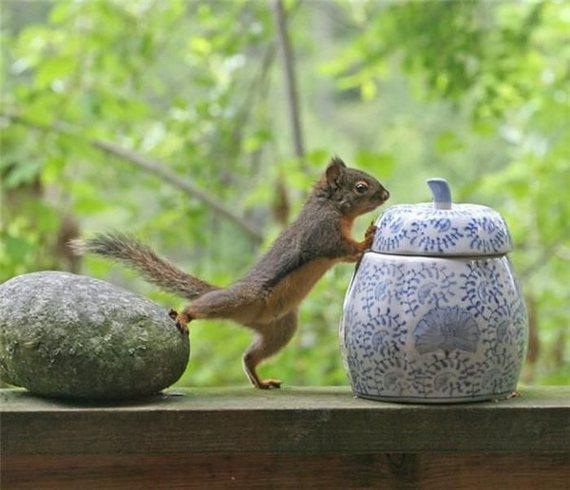
#> input picture 27082019/skimage/ardilla.jpg, 570 x 490 px
$ python 001130.py   (Python 2 division)   (older library calls are emulated)
#> lines starting #> are read from the running program, lines starting #| are printed output that depends on the picture
import numpy as np
from scipy.misc import imread, imsave, imresize
import matplotlib.pyplot as plt

a_array = np.array([1,2,3,4,5])    							# se crea un array de dimension 5 con numeros del 1 al 5
b_array = np.array([6,7,8,9,10])							# de igual forma se crea otro arreglo del 6 al 10
c_array = a_array + b_array									# se suman los arreglos, sumandose los elementos concidentes
d_array = a_array + 30										# se suma el array mas 30 sumandose cada elemento con 30
e_array = a_array * b_array									# al igual q sumando se multiplica cada elemento
f_array = a_array * 10										# y se multiplica como se suma con 30

total = 0													# dentro del video se usa el simbolo @, pero esta usando jupyter
for i in range(0,len(e_array)):								# notebook es pore so que para lograr lo mismo fue necesario crear
	total += e_array[i]										# un loop for para sumar la multiplicacion

#g_aaray = a_array  b_array
print c_array,"\n", d_array,"\n", e_array, "\n", f_array	# esta linea fue la de impresion de todo lo anterior
print total

photo = imread('skimage/ardilla.jpg')						# se llama a la foto ardilla
#> photo is the input picture: shape (490, 570, 3); mean R, G, B 131.2, 143.6, 98.2
plt.imshow(photo[:,:,0].T)									# y se usa la funcion de transposicion .T
plt.show()
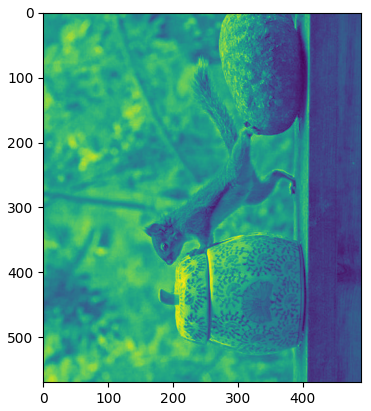
#> figure drawn by matplotlib, 1 panel

x = np.array([2,1,4,3,5])									# se crea un arreglo del 1 al 5 en desorden
y = np.sort(x)												# con la funcion sort se ordenan los elementos del areglo x
print y
